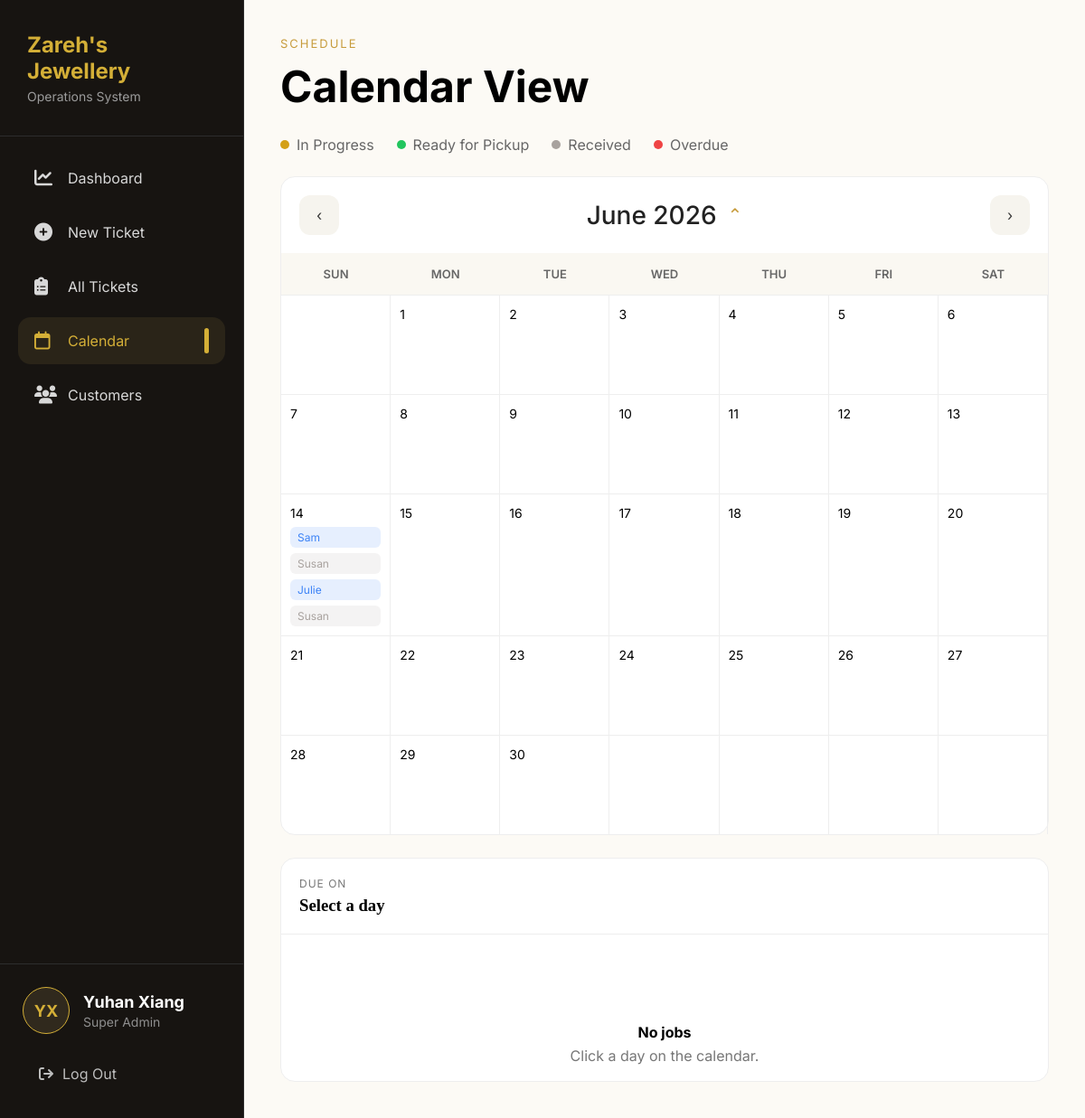
/calendar/?month=6&year=2026 (signed in), run on an earlier commit of the app's database.
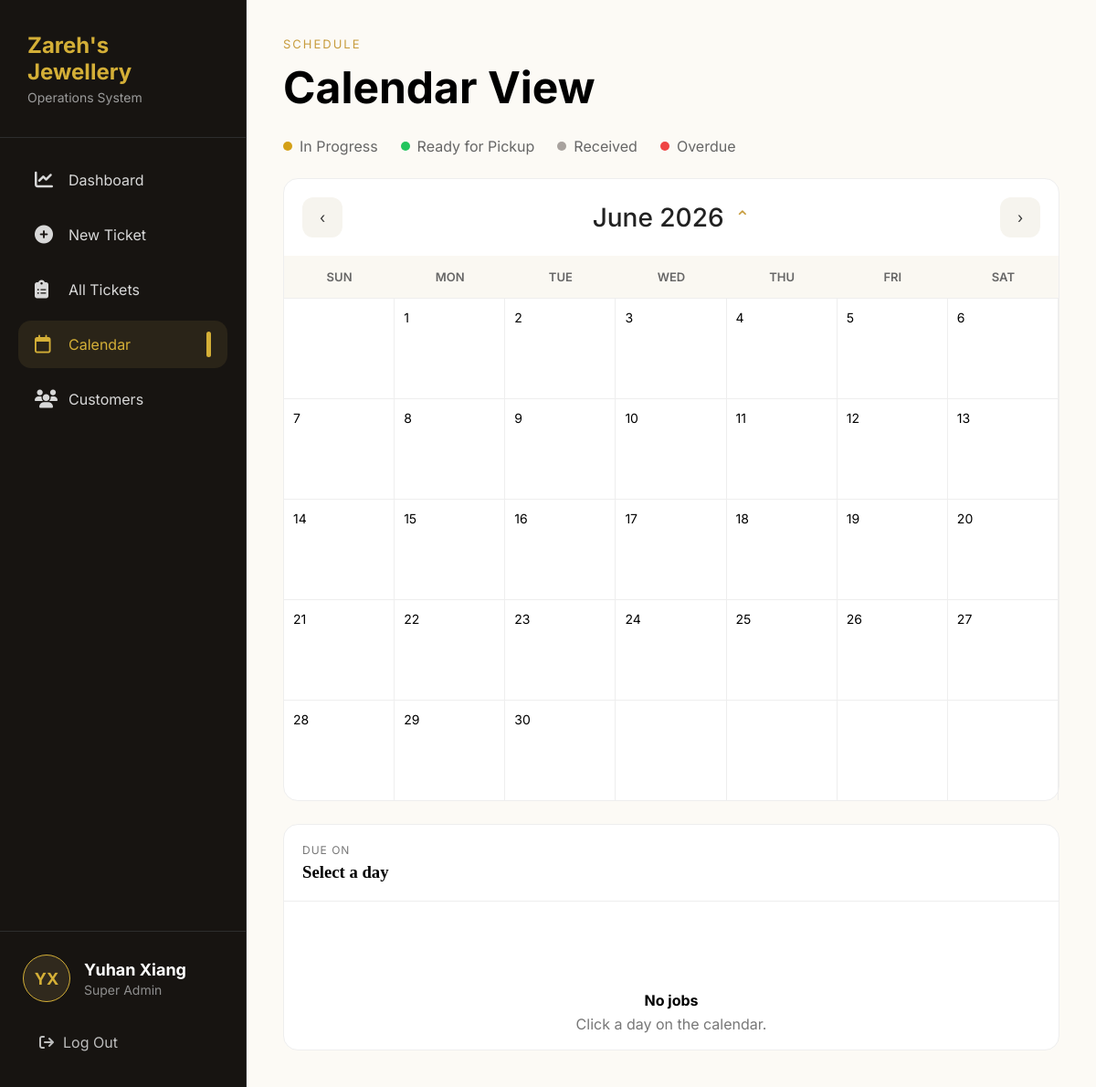
And on a later commit of the database.
### core/models.py (models this page shows, shortened)
class Ticket(models.Model):
    ticket_number = models.CharField(
        max_length=20,
        unique=True
    )
    customer = models.ForeignKey(
        Customer,
        on_delete=models.CASCADE,
        related_name="tickets"
    )
    job_type = models.ForeignKey(
        JobType,
        on_delete=models.PROTECT
    )
    status = models.ForeignKey(
        Status,
        on_delete=models.PROTECT
    )
    description = models.TextField()
    created_date = models.DateTimeField(auto_now_add=True)
    due_date = models.DateField()
    price = models.DecimalField(
        max_digits=10,
        decimal_places=2,
        blank=True,
        null=True
    )
    completed_date = models.DateField(
        blank=True,
        null=True
    )

class Customer(models.Model):
    name = models.CharField(max_length=100)
    phone = models.CharField(max_length=20, unique=True)
    email = models.EmailField(blank=True, null=True)
    note = models.TextField(blank=True)
    created_date = models.DateTimeField(auto_now_add=True)
    class Meta:
        ordering = ["name"]

### core/views.py (the view)
# urls.py: path('calendar/', views.calendar, name='calendar'),
@login_required
def calendar(request):
    today = timezone.now().date()
    month = int(request.GET.get("month", today.month))
    year = int(request.GET.get("year", today.year))
    pycalendar.setfirstweekday(pycalendar.SUNDAY)
    cal = pycalendar.monthcalendar(year, month)
    tickets = Ticket.objects.select_related(
        "customer", "status", "job_type",
    ).filter(
        due_date__year=year,
        due_date__month=month,
    )
    tickets_by_day = {}
    tickets_json = {}
    for ticket in tickets:
        day = ticket.due_date.day
        tickets_by_day.setdefault(day, []).append(ticket)
        tickets_json.setdefault(day, []).append({
            "id": ticket.id,
            "ticket_number": ticket.ticket_number,
            "customer": ticket.customer.name,
            "job_type": ticket.job_type.type,
            "status": ticket.status.status,
            "color": ticket.status.color,
        })
    if month == 1:
        prev_month, prev_year = 12, year - 1
    else:
        prev_month, prev_year = month - 1, year
    if month == 12:
        next_month, next_year = 1, year + 1
    else:
        next_month, next_year = month + 1, year
    months = [
        "January", "February", "March", "April",
        "May", "June", "July", "August",
        "September", "October", "November", "December"
    ]
    context = {
        "calendar_weeks": cal,
        "tickets_by_day": tickets_by_day,
        "tickets_json": json.dumps(tickets_json),
        "month": month,
        "year": year,
        "month_name": months[month - 1],
        "months": months,
        "years": range(today.year - 5, today.year + 6),
        "prev_month": prev_month,
        "prev_year": prev_year,
        "next_month": next_month,
        "next_year": next_year,
        "today": today.day,
        "today_month": today.month,
        "today_year": today.year,
        "is_current_month": (month == today.month and year == today.year),
    }
    return render(request, "core/calendar.html", context)

### core/templatetags/custom_tags.py (called while the page is built)
@register.filter
def get_item(dictionary, key):
    return dictionary.get(key)

### core/templates/core/calendar.html (shortened to what this page needs)
{% extends 'core/base.html' %}
{% load custom_tags %}
{% block content %}
<div class="calendar-page">
<div class="page-header">
    <p class="page-tag">SCHEDULE</p>
    <h1>Calendar View</h1>
</div>
<div class="legend">
    <div class="legend-item"><span class="dot progress"></span> In Progress</div>
    <div class="legend-item"><span class="dot pickup"></span> Ready for Pickup</div>
    <div class="legend-item"><span class="dot received"></span> Received</div>
    <div class="legend-item"><span class="dot overdue"></span> Overdue</div>
</div>
<div class="calendar-layout">
    <div class="calendar-card">
        <div class="calendar-header">
            <a class="month-btn" href="?month={{ prev_month }}&year={{ prev_year }}">&#8249;</a>
            <div class="month-picker">
                <button id="monthTitle" class="month-title" type="button">
                    {{ month_name }} {{ year }}
                    <span id="arrow">⌃</span>
                </button>
            </div>
            <a class="month-btn" href="?month={{ next_month }}&year={{ next_year }}">&#8250;</a>
        </div>
        <div class="weekdays">
            <div>SUN</div><div>MON</div><div>TUE</div><div>WED</div>
            <div>THU</div><div>FRI</div><div>SAT</div>
        </div>
        <div class="calendar-grid">
            {% for week in calendar_weeks %}
                {% for day in week %}
                    {% if day == 0 %}
                        <div class="day" data-day="{{ day }}"></div>
                    {% else %}
                        <div class="day" data-day="{{ day }}">
                            {% if is_current_month and day == today %}
                            <span class="today-circle">{{ day }}</span>
                            {% else %}
                            <span class="day-number">{{ day }}</span>
                            {% endif %}
                            {% if day in tickets_by_day %}
                                {% for ticket in tickets_by_day|get_item:day %}
                                        <div class="event" style="background:{{ ticket.status.color }}20; color:{{ ticket.status.color }};">
                                            {{ ticket.customer.name }}
                                        </div>
                                {% endfor %}
                            {% endif %}
                        </div>
                    {% endif %}
                {% endfor %}
            {% endfor %}
        </div>
    </div>
    <div class="due-panel">
    <div class="due-header">
        <p>DUE ON</p>
        <h3 id="selectedDate">
            Select a day
        </h3>
    </div>
    <div
        id="jobList"
        class="job-list"
    >
        <div class="empty-state">
            <h4>No jobs</h4>
            <p>
                Click a day on the calendar.
            </p>
        </div>
    </div>
</div>
</div>
</div>
{% endblock %}

What changed in the data, as far as the page shows it:
removed Ticket: customer.name "Sam"
removed Ticket: customer.name "Susan"
removed Ticket: customer.name "Julie"
removed Ticket: customer.name "Susan"
